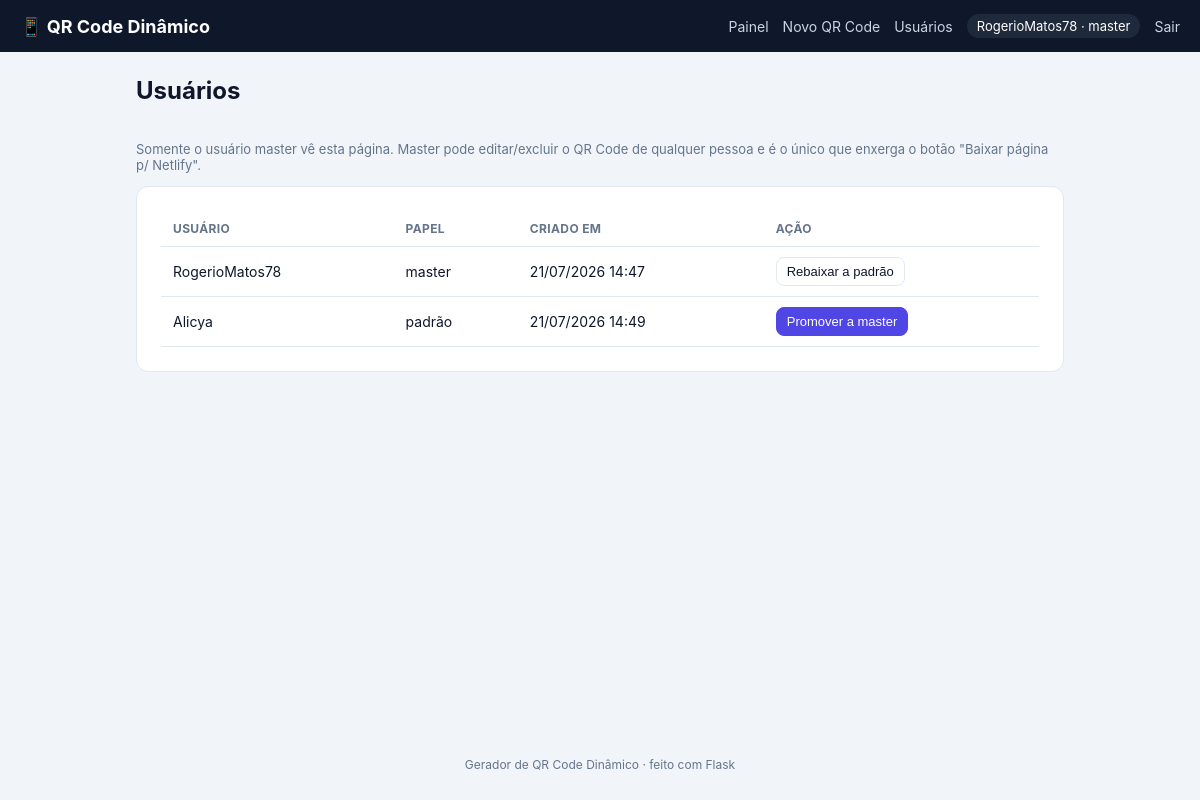
The page /usuarios (signed in) on the database its author committed.
### models.py (models this page shows, shortened)
class User(UserMixin, db.Model):
    __tablename__ = "users"
    id = db.Column(db.Integer, primary_key=True)
    username = db.Column(db.String(80), unique=True, nullable=False, index=True)
    password_hash = db.Column(db.String(255), nullable=False)
    created_at = db.Column(db.DateTime, default=datetime.utcnow)
    role = db.Column(db.String(20), nullable=False, default=ROLE_PADRAO)
    failed_login_attempts = db.Column(db.Integer, default=0)
    locked_until = db.Column(db.DateTime, nullable=True)
    qrcodes = db.relationship(
        "QRCode", backref="owner", lazy=True, cascade="all, delete-orphan"
    )
    @property
    def is_master(self) -> bool:
        return self.role == ROLE_MASTER

### app.py (the view)
    @app.route("/usuarios")
    @login_required
    def usuarios_list():
        require_master()
        usuarios = User.query.order_by(User.created_at.asc()).all()
        delete_form = DeleteForm()  # reaproveitado só para o token CSRF
        return render_template("usuarios.html", usuarios=usuarios, form=delete_form)

### templates/usuarios.html (shortened to what this page needs)
{% extends "base.html" %}
{% block content %}
<div class="page-header">
  <h1>Usuários</h1>
</div>
<p class="muted small">Somente o usuário master vê esta página. Master pode editar/excluir o
  QR Code de qualquer pessoa e é o único que enxerga o botão "Baixar página p/ Netlify".</p>
<div class="card">
  <table class="kv-table">
    <thead>
      <tr>
        <th>Usuário</th>
        <th>Papel</th>
        <th>Criado em</th>
        <th>Ação</th>
      </tr>
    </thead>
    <tbody>
      {% for usuario in usuarios %}
      <tr>
        <td>{{ usuario.username }}</td>
        <td>{{ 'master' if usuario.is_master else 'padrão' }}</td>
        <td>{{ usuario.created_at.strftime('%d/%m/%Y %H:%M') if usuario.created_at else '—' }}</td>
        <td>
          <form method="POST" action="{{ url_for('usuarios_alternar_papel', user_id=usuario.id) }}"
                onsubmit="return confirm('{{ 'Rebaixar' if usuario.is_master else 'Promover' }} {{ usuario.username }} a {{ 'padrão' if usuario.is_master else 'master' }}?');">
            {% if usuario.is_master %}
              <button type="submit" class="btn btn-small">Rebaixar a padrão</button>
            {% else %}
              <button type="submit" class="btn btn-small btn-primary">Promover a master</button>
            {% endif %}
          </form>
        </td>
      </tr>
      {% endfor %}
    </tbody>
  </table>
</div>
{% endblock %}

### templates/base.html (shortened to what this page needs)
<!DOCTYPE html>
<html lang="pt-br">
<head>
<link rel="stylesheet" href="{{ url_for('static', filename='css/style.css') }}">
</head>
<body>
<header class="topbar">
  <a class="brand" href="{{ url_for('index') }}">📱 QR Code Dinâmico</a>
  <nav>
    {% if current_user.is_authenticated %}
      <a href="{{ url_for('dashboard') }}">Painel</a>
      <a href="{{ url_for('qr_new') }}">Novo QR Code</a>
      {% if current_user.is_master %}
        <a href="{{ url_for('usuarios_list') }}">Usuários</a>
      {% endif %}
      <span class="user-chip">{{ current_user.username }}{% if current_user.is_master %} · master{% endif %}</span>
      <a href="{{ url_for('logout') }}" class="btn-link">Sair</a>
    {% else %}
      <a href="{{ url_for('login') }}">Entrar</a>
      <a href="{{ url_for('register') }}">Criar conta</a>
    {% endif %}
  </nav>
</header>
<main class="container">
  {% block content %}{% endblock %}
</main>
<footer class="footer">
  <p>Gerador de QR Code Dinâmico &middot; feito com Flask</p>
</footer>
</body>
</html>

### static/css/style.css (style rules this page uses)
:root { --bg: #0f172a; --bg-card: #ffffff; --text: #0f172a; --muted: #64748b; --primary: #4f46e5; --primary-dark: #3730a3; --danger: #dc2626; --border: #e2e8f0; --radius: 12px; }
* { box-sizing: border-box; }
body { margin: 0; font-family: -apple-system, BlinkMacSystemFont, "Segoe UI", Roboto, Arial, sans-serif; background: #f1f5f9; color: var(--text); min-height: 100vh; display: flex; flex-direction: column; }
.topbar { background: var(--bg); color: #fff; display: flex; align-items: center; justify-content: space-between; padding: 14px 20px; flex-wrap: wrap; gap: 10px; }
.brand { color: #fff; font-weight: 700; text-decoration: none; font-size: 18px; }
.topbar nav { display: flex; align-items: center; gap: 14px; flex-wrap: wrap; }
.topbar nav a { color: #cbd5e1; text-decoration: none; font-size: 14px; }
.user-chip { background: #1e293b; padding: 4px 10px; border-radius: 999px; font-size: 13px; }
.container { flex: 1; width: 100%; max-width: 960px; margin: 0 auto; padding: 24px 16px 60px; }
.card { background: var(--bg-card); border: 1px solid var(--border); border-radius: var(--radius); padding: 24px; margin-bottom: 20px; }
h1 { margin-top: 0; font-size: 24px; }
.btn { display: inline-block; padding: 9px 16px; border-radius: 8px; border: 1px solid var(--border); background: #fff; color: var(--text); text-decoration: none; font-size: 14px; cursor: pointer; }
.btn-primary { background: var(--primary); color: #fff; border-color: var(--primary); }
.btn-small { padding: 6px 10px; font-size: 13px; }
.btn-link { background: none; border: none; color: #cbd5e1; cursor: pointer; }
.muted { color: var(--muted); }
.small { font-size: 13px; }
.page-header { display: flex; justify-content: space-between; align-items: center; gap: 12px; flex-wrap: wrap; margin-bottom: 20px; }
.kv-table { width: 100%; border-collapse: collapse; font-size: 14px; }
.kv-table th, .kv-table td { padding: 10px 12px; border-bottom: 1px solid var(--border); text-align: left; }
.kv-table th { color: var(--muted); font-size: 12px; text-transform: uppercase; letter-spacing: 0.03em; }
.kv-table form { margin: 0; }
.footer { text-align: center; padding: 16px; color: var(--muted); font-size: 12px; }

### rows shown on the page
User: username "RogerioMatos78", role "master", created_at "21/07/2026 14:47", shows "Rebaixar a padrão"
User: username "Alicya", role "padrão", created_at "21/07/2026 14:49", shows "Promover a master"
